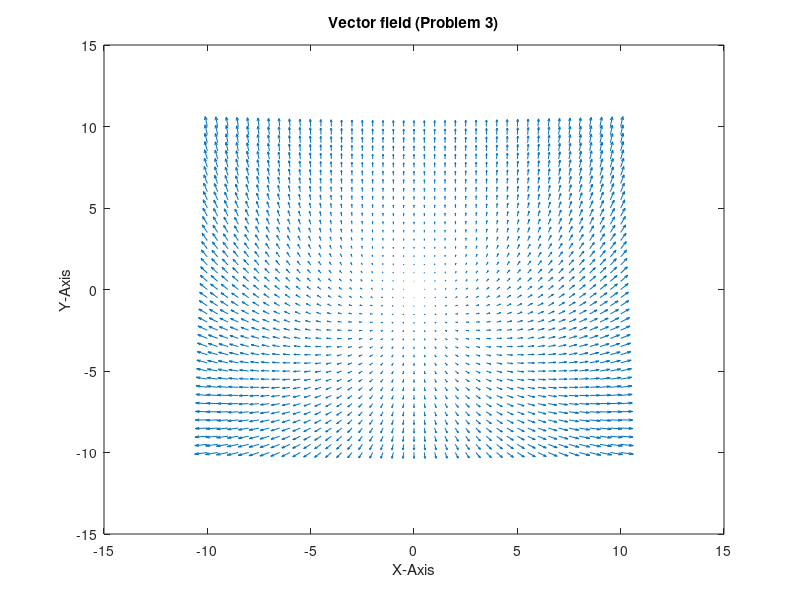
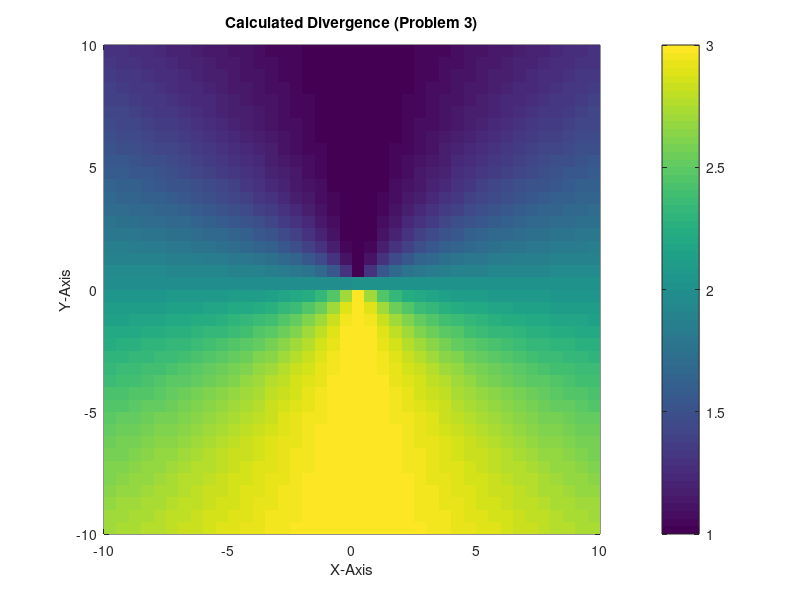
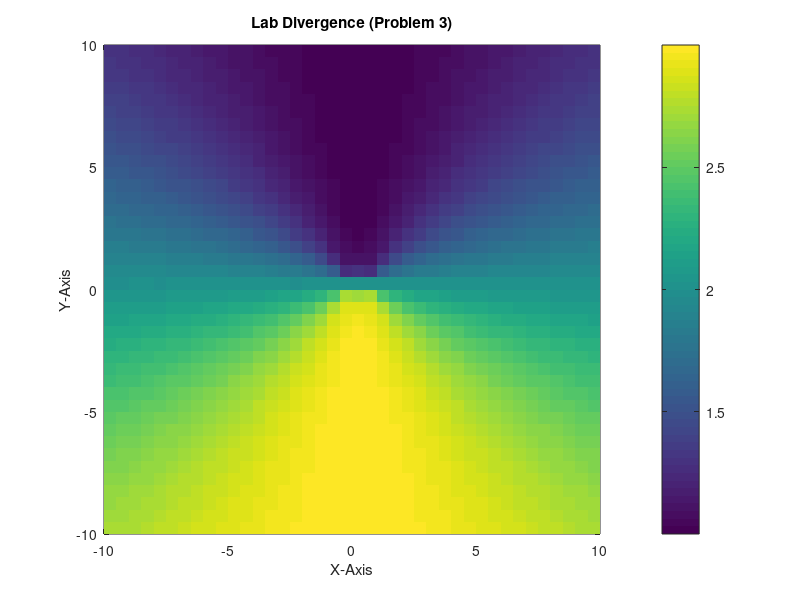
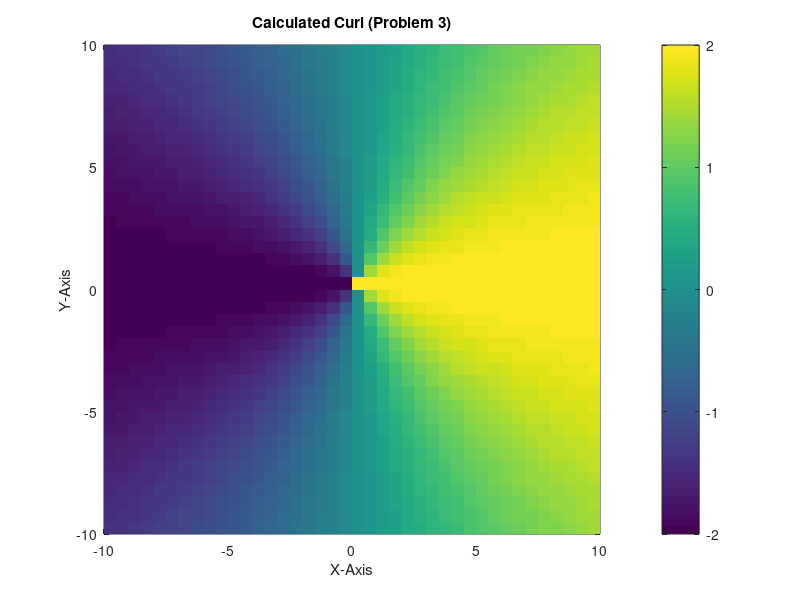

The MATLAB source for these figures, in order:
% ECE 3331 Lab 2
% Edward Rees
% written 02.07.2020
% edited 02.07.2020


% clear and clean workspace and windows
clear
close all 

% variables and arrays
answer = 'Y'


%generate mesh grid
[x,y] = meshgrid (-10:.5:10, -10:.5:10)
phi = atan2(y,x)
r = sqrt(x.*x+y.*y)

%generate x and y values of vectors
phi_comp = r.*cos(phi)
rcomp = r
xcomp = r.*cos(phi) - r.*sin(phi).*cos(phi)
ycomp = r.*sin(phi) + r.*cos(phi).*cos(phi)

%generate divergence
calc_div=(2.-sin(phi))
lab_div=divergence(x,y,xcomp,ycomp)

%generate curl
calc_curl=(2.*cos(phi))
lab_curl=curl(x,y,xcomp,ycomp)

%generate quiver plot
quiver (x,y,xcomp,ycomp)
title('Vector field (Problem 3)')
xlabel('X-Axis')
ylabel('Y-Axis')

%generate calculated divergence plot
hold on
figure
pcolor(x,y,calc_div); shading ('flat'); colorbar
title('Calculated Divergence (Problem 3)')
xlabel('X-Axis')
ylabel('Y-Axis')

%generate lab divergence plot
hold on
figure
pcolor(x,y,lab_div); shading ('flat'); colorbar
%caxis([-1 1])
title('Lab Divergence (Problem 3)')
xlabel('X-Axis')
ylabel('Y-Axis')

%generate calc curl plot
hold on
figure
pcolor(x,y,calc_curl); shading ('flat'); colorbar
title('Calculated Curl (Problem 3)')
xlabel('X-Axis')
ylabel('Y-Axis')

%generate calc curl plot
hold on
figure
pcolor(x,y,lab_curl); shading ('flat'); colorbar
title('Lab Curl (Problem 3)')
xlabel('X-Axis')
ylabel('Y-Axis')
